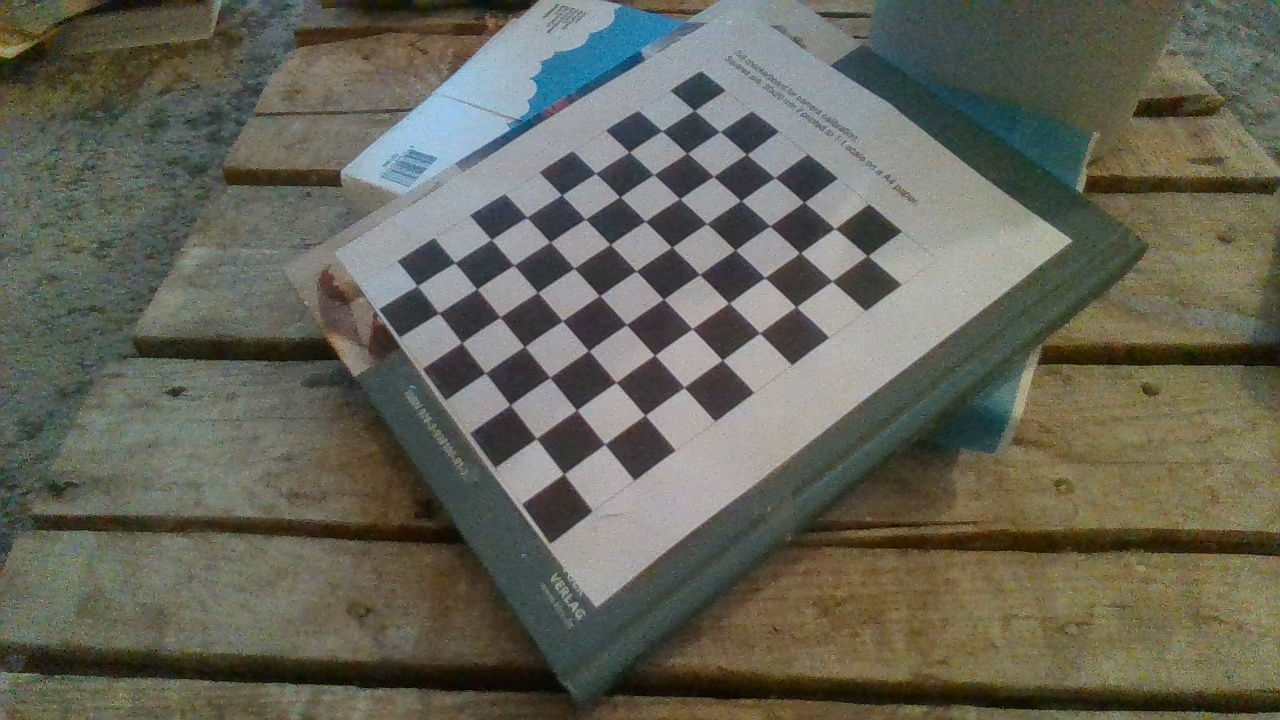
#> input picture hindsight-experience-replay-ur5/CV/Camera/extrinsic_calibration/corner_detection_images/calib2_1.jpg, 1280 x 720 px; its folder holds only this picture in this run
$ python extrinsic_calibration.py
#> lines starting #> are read from the running program, lines starting #| are printed output that depends on the picture; after the words box and inside, x2 and y2 are one past the last pixel; in counts of white or black regions, pixels touching at a corner belong together
import numpy as np
import cv2
import glob

CALIB_IMG_PATH = '/home/stefan/Documents/Masterarbeit/DRL/hindsight-experience-replay-ur5/CV/Camera/extrinsic_calibration/corner_detection_images/'
MARKUP_IMG_PATH = '/home/stefan/Documents/Masterarbeit/DRL/hindsight-experience-replay-ur5/CV/Camera/extrinsic_calibration/corner_detection_images_markup'
CAMERA_INFO_PATH = '/home/stefan/Documents/Masterarbeit/DRL/hindsight-experience-replay-ur5/CV/Camera/camera_info/'

# termination criteria
criteria = (cv2.TERM_CRITERIA_EPS + cv2.TERM_CRITERIA_MAX_ITER, 30, 0.001)
# prepare object points, like (0,0,0), (1,0,0), (2,0,0) ....,(6,5,0)
objp = np.zeros((9*7, 3), np.float32)
objp[:, :2] = 20*np.mgrid[0:7, 0:9].T.reshape(-1, 2)
# Arrays to store object points and image points from all the images.
objpoints = []  # 3d point in real world space
imgpoints = []  # 2d points in image plane.
images = glob.glob(CALIB_IMG_PATH + '*.jpg')


for fname in images:
    img = cv2.imread(fname)
#> img is the input picture: shape (720, 1280, 3); mean B, G, R 88.3, 100.8, 101
    gray = cv2.cvtColor(img, cv2.COLOR_BGR2GRAY)
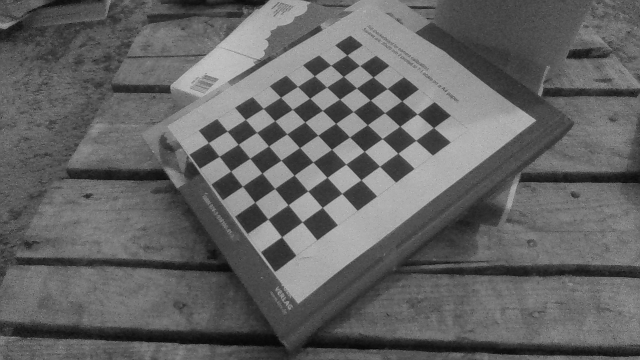
#> gray: shape (720, 1280) (shown at 1/2 size); min 1, max 209, mean 99.4
    # Find the chess board corners
    ret, corners = cv2.findChessboardCorners(gray, (7, 9), None)
#> ret = True; corners = 63 rows, first 8: [694.3, 110.5], [719.7, 131.6], [746.6, 154.4], [774.6, 177.8], [803.9, 202], [834.3, 228.9], [867.7, 255.6], [661.9, 130.9]
    # If found, add object points, image points (after refining them)
    if ret == True:
        objpoints.append(objp)
        corners2 = cv2.cornerSubPix(
            gray, corners, (11, 11), (-1, -1), criteria)
#> corners2 = 63 rows, first 8: [694.3, 110.5], [719.7, 131.5], [746.6, 154.4], [774.8, 177.5], [804, 202.3], [834.7, 228.5], [867.5, 255.6], [662, 130.9]
        imgpoints.append(corners)
        # Draw and display the corners
        cv2.drawChessboardCorners(img, (7, 9), corners2, ret)
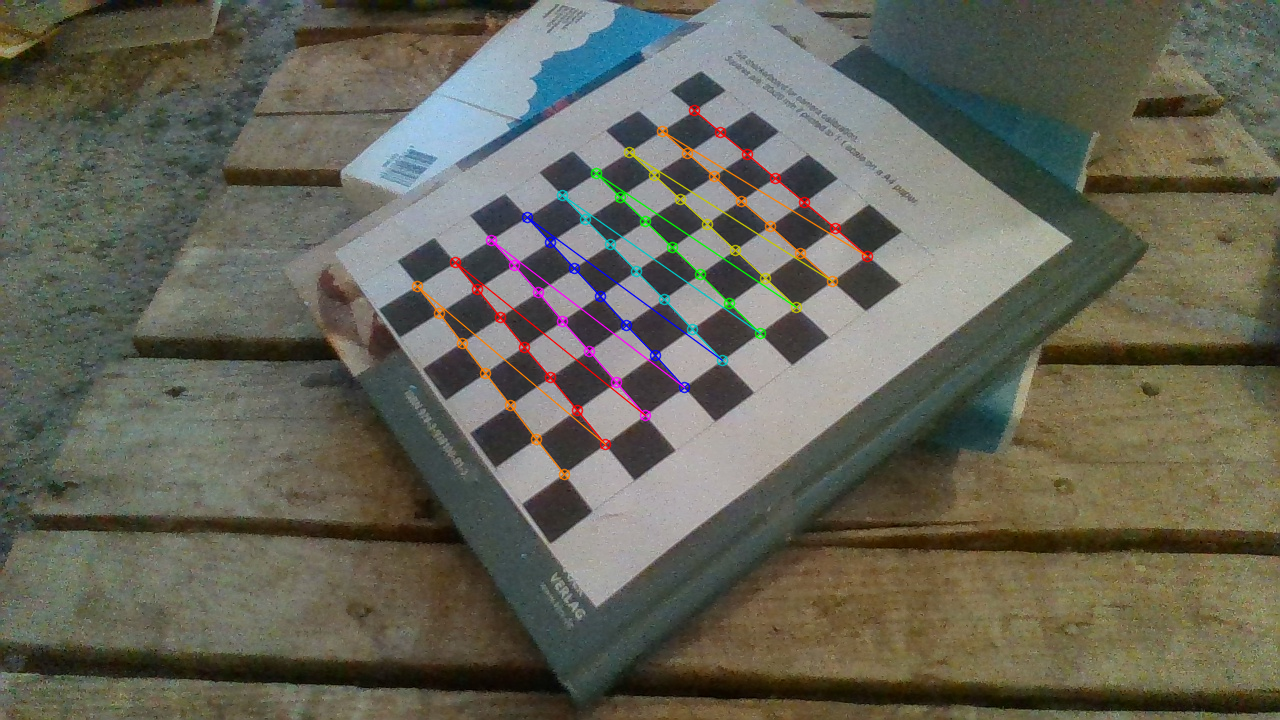
#> img: shape (720, 1280, 3); 1.6% of pixels changed, all inside (x1, y1, x2, y2) = (411, 104, 874, 481)
        cv2.imshow('img', img)

        new_name = MARKUP_IMG_PATH + fname.split('/')[-1]
        cv2.imwrite(new_name, img)
        cv2.waitKey(0)

cv2.destroyAllWindows()

ret, mtx, dist, rvecs, tvecs = cv2.calibrateCamera(
    objpoints, imgpoints, gray.shape[::-1], None, None)
#> ret = 0.238; mtx = [[933.4, 0, 637.3], [0, 923.7, 330.6], [0, 0, 1]]; dist = [[-0.464, 15.05, 0.00202, 0.00164, -123.1]]; rvecs = ([-0.457, 0.37, 0.873],); tvecs = ([27.87, -109.8, 459.2],)

np.save(CAMERA_INFO_PATH+'ret', ret)
np.save(CAMERA_INFO_PATH+'mtx', mtx)
np.save(CAMERA_INFO_PATH+'dist', dist)
np.save(CAMERA_INFO_PATH+'rvecs', rvecs)
np.save(CAMERA_INFO_PATH+'tvecs', tvecs)

$ run again, on hindsight-experience-replay-ur5/CV/Camera/extrinsic_calibration/corner_detection_images/calib2_4.jpg
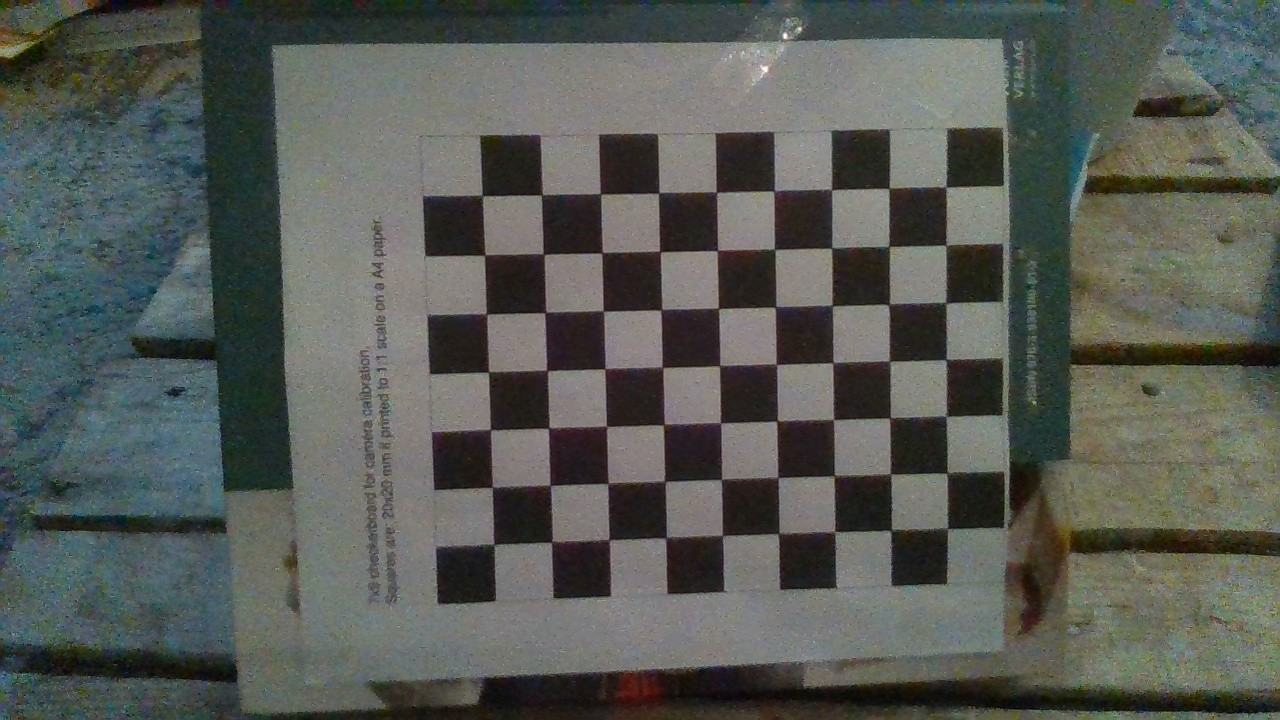
#> input picture hindsight-experience-replay-ur5/CV/Camera/extrinsic_calibration/corner_detection_images/calib2_4.jpg, 1280 x 720 px
#> img is the input picture: shape (720, 1280, 3); mean B, G, R 84.9, 90.7, 86.5
#> `gray = cv2.cvtColor(img, cv2.COLOR_BGR2GRAY)`:
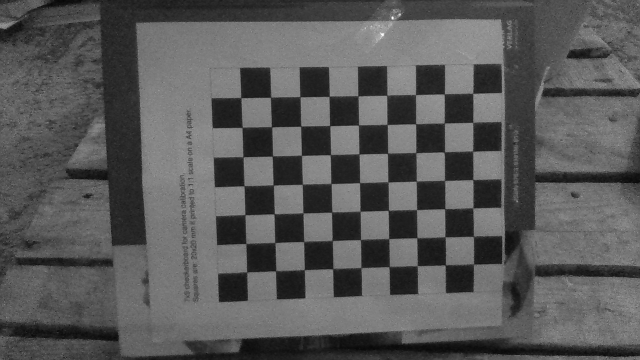
#> gray: shape (720, 1280) (shown at 1/2 size); min 2, max 255, mean 88.8
#> `ret, corners = cv2.findChessboardCorners(gray, (7, 9), None)`: ret = True; corners = 63 rows, first 8: [946.2, 187.4], [945.4, 245.9], [945.9, 304.1], [946, 359.3], [945.4, 416.1], [946.3, 473.7], [947, 527.8], [888.5, 188.7]
#> corners2 = 63 rows, first 8: [945.7, 187.2], [946, 245.2], [945.7, 302.9], [946, 359.7], [946.3, 416.2], [947.3, 473.3], [947.5, 528.4], [888.9, 188.4]
#> `cv2.drawChessboardCorners(img, (7, 9), corners2, ret)`:
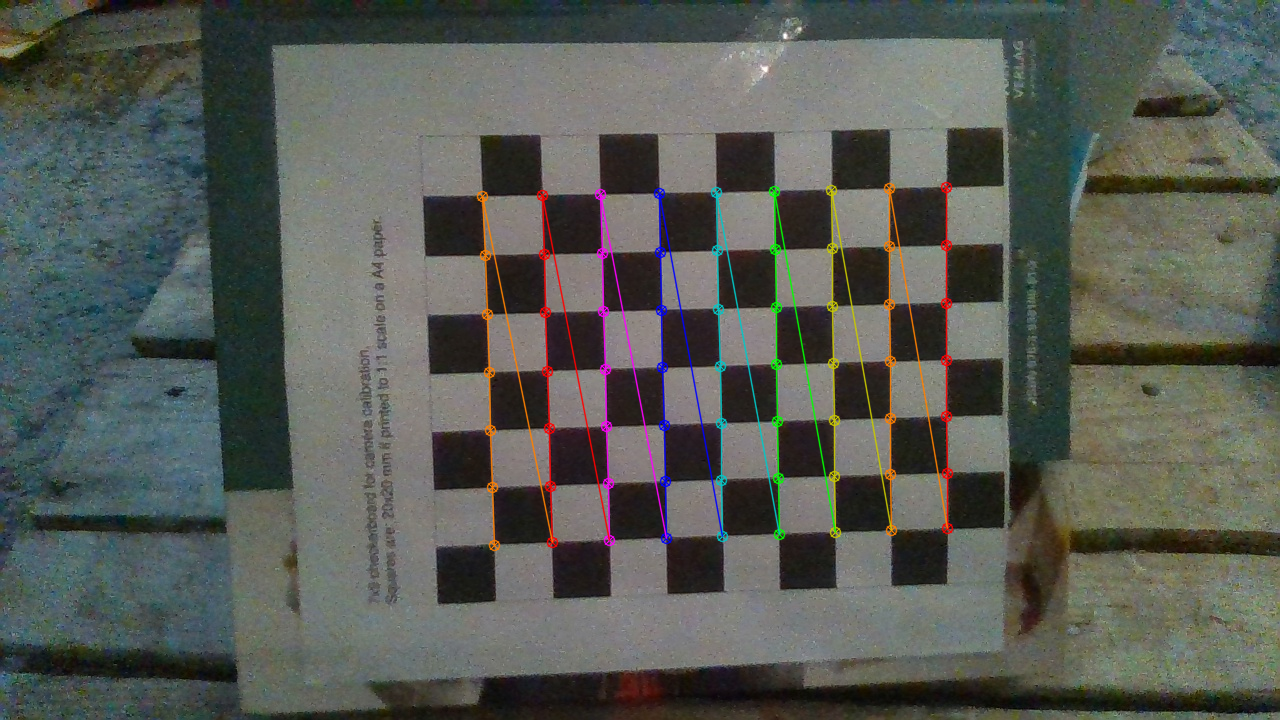
#> img: shape (720, 1280, 3); 2.46% of pixels changed, all inside (x1, y1, x2, y2) = (476, 181, 954, 552)
#> `ret, mtx, dist, rvecs, tvecs = cv2.calibrateCamera( objpoints, imgpoin..`: ret = 0.241; mtx = [[1089.8, 0, 639.9], [0, 1089, 380.7], [0, 0, 1]]; dist = [[-0.133, 4.85, 0.00156, -0.00166, -27.33]]; rvecs = ([0.00435, -0.106, 1.54],); tvecs = ([106.2, -67.25, 380.5],)

$ run again, on hindsight-experience-replay-ur5/CV/Camera/extrinsic_calibration/corner_detection_images/calib2_5.jpg
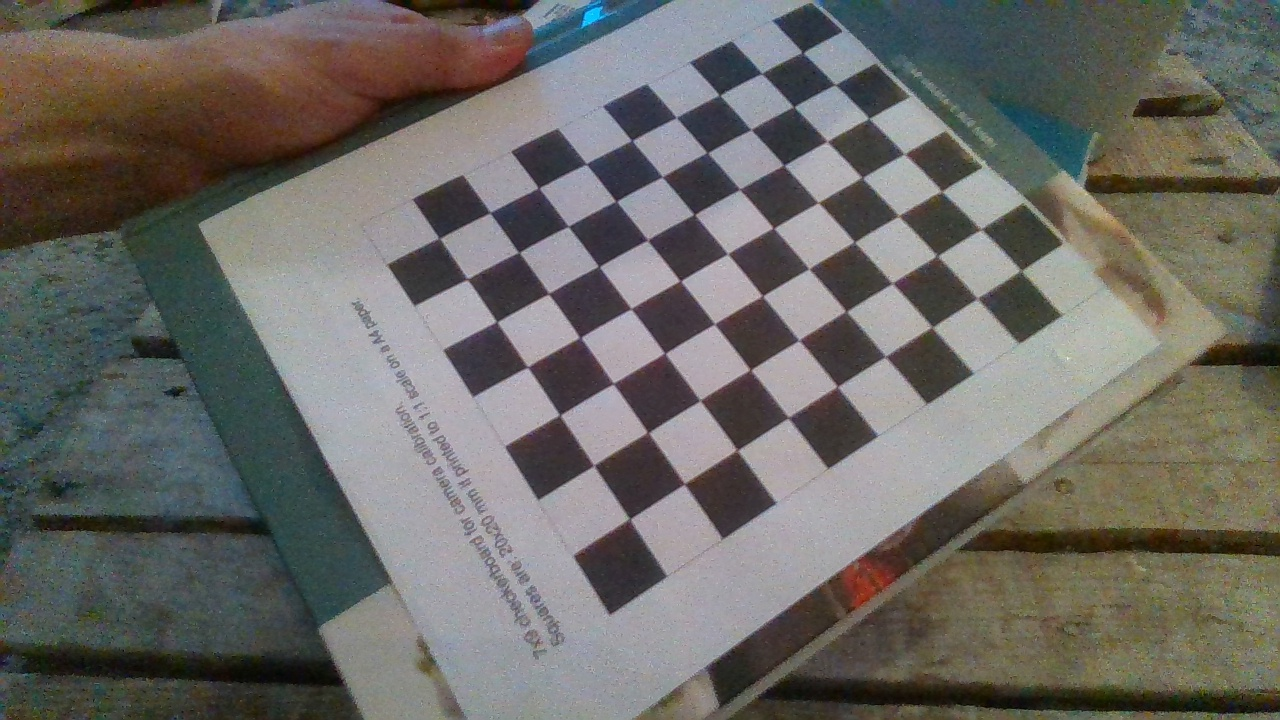
#> input picture hindsight-experience-replay-ur5/CV/Camera/extrinsic_calibration/corner_detection_images/calib2_5.jpg, 1280 x 720 px
#> img is the input picture: shape (720, 1280, 3); mean B, G, R 101.1, 105.7, 107.5
#> `gray = cv2.cvtColor(img, cv2.COLOR_BGR2GRAY)`:
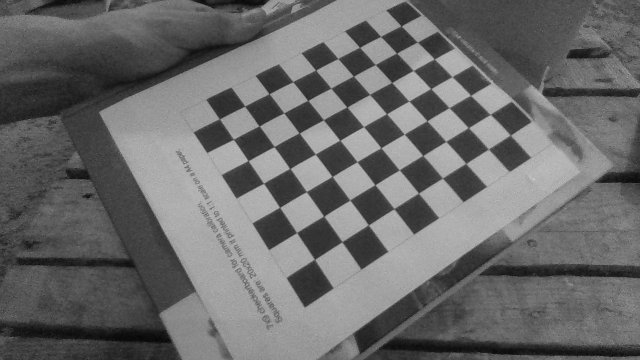
#> gray: shape (720, 1280) (shown at 1/2 size); min 1, max 238, mean 105.7
#> `ret, corners = cv2.findChessboardCorners(gray, (7, 9), None)`: ret = True; corners = 63 rows, first 8: [801.6, 52.89], [835.2, 84.67], [868.4, 118.1], [903.5, 154.3], [941.9, 191.5], [980.9, 229.4], [1022.4, 270.2], [761.6, 73.95]
#> corners2 = 63 rows, first 8: [802.6, 52.54], [835, 84.58], [869.1, 118.5], [904.3, 153.9], [941.6, 191.4], [981, 229.3], [1021, 270.6], [761.7, 73.38]
#> `cv2.drawChessboardCorners(img, (7, 9), corners2, ret)`:
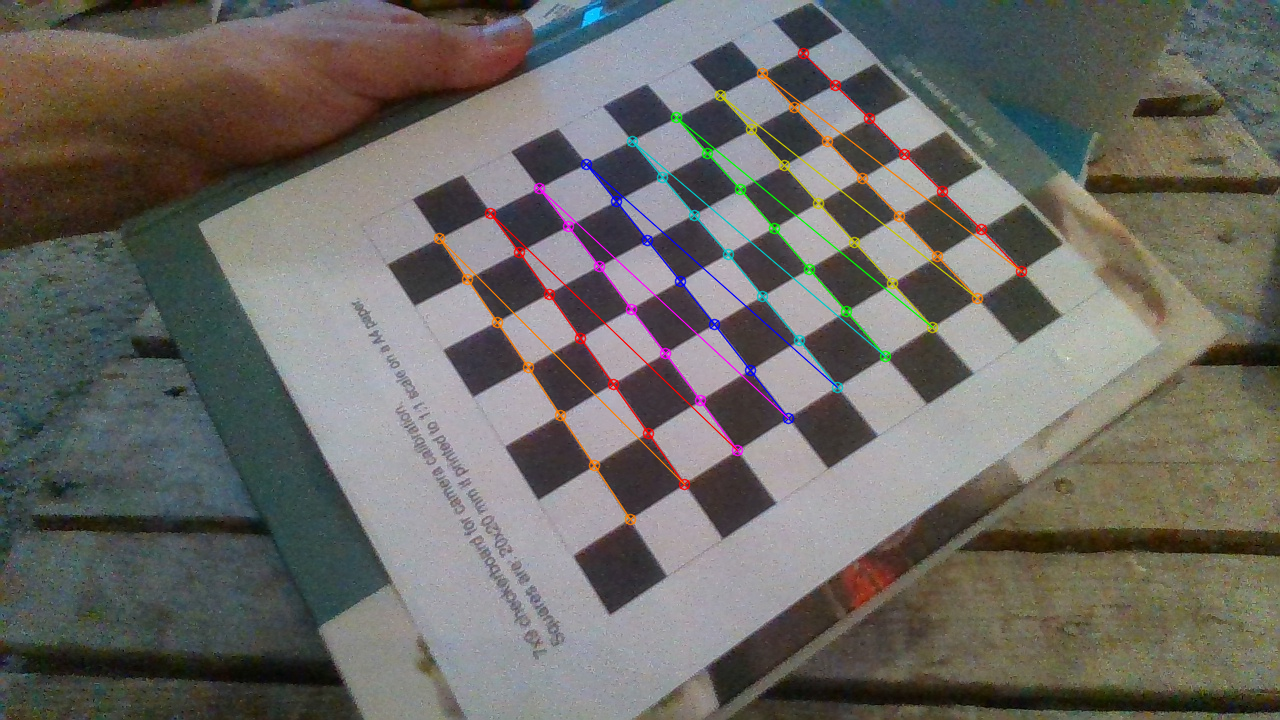
#> img: shape (720, 1280, 3); 1.97% of pixels changed, all inside (x1, y1, x2, y2) = (433, 47, 1028, 526)
#> `ret, mtx, dist, rvecs, tvecs = cv2.calibrateCamera( objpoints, imgpoin..`: ret = 0.362; mtx = [[1548.1, 0, 650.8], [0, 2171.2, 405.3], [0, 0, 1]]; dist = [[-0.229, 15.23, 0.0105, -0.00152, -154.3]]; rvecs = ([-0.793, 0.41, 0.921],); tvecs = ([59.45, -98.75, 605.9],)
